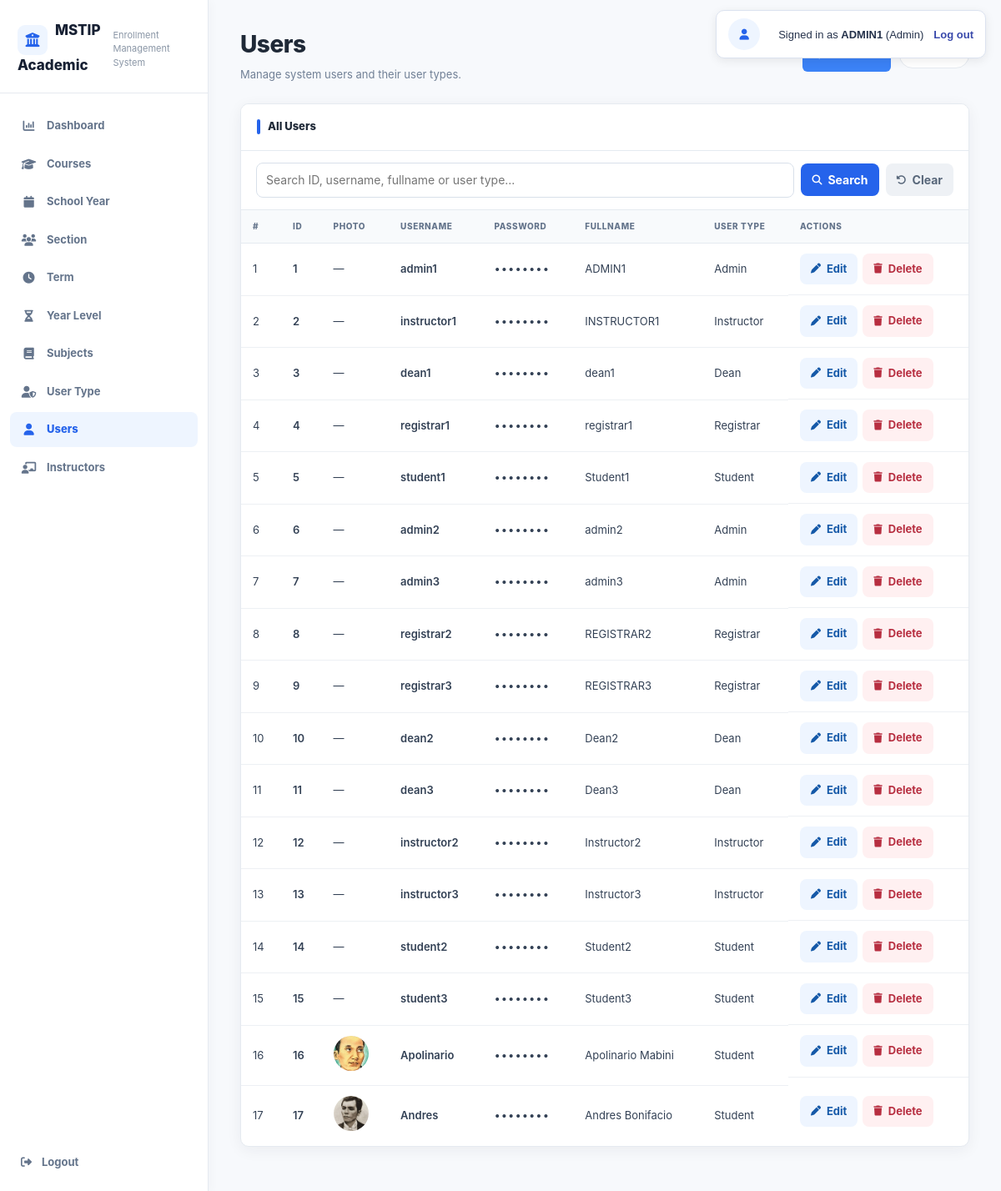
/users.php (signed in), run on the app's committed database.
### tables this page shows
CREATE TABLE `tbl_users` (
  `ID` int(11) NOT NULL,
  `username` varchar(255) NOT NULL,
  `password` varchar(255) NOT NULL,
  `Fullname` varchar(255) NOT NULL,
  `UsertypeID` int(11) DEFAULT NULL,
  `ImagePath` varchar(255) DEFAULT NULL
);

CREATE TABLE `tbl_usertype` (
  `ID` int(11) NOT NULL,
  `Usertype` varchar(255) NOT NULL
);

### auth.php (called while the page is built, shortened)
<?php
$ROLE_ALIASES = [
    'admin' => 'admin',
    'registrar' => 'registrar',
    'dean' => 'dean',
    'program head' => 'dean',
    'instructor' => 'instructor',
    'professor' => 'instructor',
    'student' => 'student',
];
function current_user_role() {
    if (!empty($_SESSION['user_role'])) {
        return strtolower(trim($_SESSION['user_role']));
    }
    return '';
}
function normalize_role($role) {
    global $ROLE_ALIASES;
    $key = strtolower(trim((string)$role));
    return $ROLE_ALIASES[$key] ?? $key;
}
$session_display_name = trim((string)($_SESSION['fullname'] ?? ''));
$session_role = normalize_role(current_user_role());
?>

### users.php (the view, shortened to what this page needs)
<?php
require_once __DIR__ . "/auth.php";
include 'db_connect.php';
$sql = "SELECT
            u.ID,
            u.username,
            u.password,
            u.Fullname,
            u.UsertypeID,
            u.ImagePath,
            t.Usertype
        FROM tbl_users AS u
        LEFT JOIN tbl_usertype AS t
            ON u.UsertypeID = t.ID
        ORDER BY u.ID ASC";
$result = mysqli_query($conn, $sql);
?>
<!DOCTYPE html>
<html lang="en">
<head>
    <link rel="stylesheet" href="app.css">
    <link rel="stylesheet" href="https://cdnjs.cloudflare.com/ajax/libs/font-awesome/6.5.1/css/all.min.css">
</head>
<body>
<?php include __DIR__ . "/session_banner.php"; ?>
<div class="wrapper">
    <aside class="sidebar">
        <div class="logo"><h2>MSTIP Academic</h2><p>Enrollment Management System</p></div>
        <nav class="menu">
            <a href="dashboard.php"><i class="fa-solid fa-chart-column"></i> Dashboard</a>
            <a href="course.php"><i class="fa-solid fa-graduation-cap"></i> Courses</a>
            <a href="schoolyear.php"><i class="fa-solid fa-calendar"></i> School Year</a>
            <a href="section.php"><i class="fa-solid fa-users"></i> Section</a>
            <a href="term.php"><i class="fa-solid fa-clock"></i> Term</a>
            <a href="yearlevel.php"><i class="fa-solid fa-hourglass-half"></i> Year Level</a>
            <a href="subjects.php"><i class="fa-solid fa-book"></i> Subjects</a>
            <a href="usertype.php"><i class="fa-solid fa-user-shield"></i> User Type</a>
            <a href="users.php" class="active"><i class="fa-solid fa-user"></i> Users</a>
            <a href="instructors.php"><i class="fa-solid fa-chalkboard-teacher"></i> Instructors</a>
        </nav>
        <a href="logout.php" class="logout-link"><i class="fa-solid fa-right-from-bracket"></i> Logout</a>
    </aside>
    <main class="main-content">
        <div class="page-header">
            <div><h1>Users</h1><p>Manage system users and their user types.</p></div>
            <div style="display:flex;align-items:center;gap:10px;">
                <a href="users_edit.php" class="add-user-btn"><i class="fa-solid fa-plus"></i> Add User</a>
                <div class="record-count"><?= mysqli_num_rows($result); ?> Records</div>
            </div>
        </div>
        <div class="card table-card">
            <div class="card-header">All Users</div>
            <div class="search-bar">
                <form onsubmit="return filterTable(event);" class="search-form">
                    <input type="text" id="tableSearch" placeholder="Search ID, username, fullname or user type..." autocomplete="off">
                    <button type="submit" class="search-btn"><i class="fa-solid fa-magnifying-glass"></i> Search</button>
                    <button type="button" class="clear-btn" onclick="clearSearch()"><i class="fa-solid fa-rotate-left"></i> Clear</button>
                </form>
            </div>
            <div class="table-container">
                <table>
                    <thead><tr><th>#</th><th>ID</th><th>PHOTO</th><th>USERNAME</th><th>PASSWORD</th><th>FULLNAME</th><th>USER TYPE</th><th>ACTIONS</th></tr></thead>
                    <tbody>
                    <?php if (mysqli_num_rows($result) === 0): ?>
                        <tr><td colspan="7" class="empty-state">No users found. Click <strong>Add User</strong> to create one.</td></tr>
                    <?php else: $count = 1; while ($row = mysqli_fetch_assoc($result)): ?>
                        <tr>
                            <td><?= $count++; ?></td>
                            <td class="user-id"><?= (int)$row['ID']; ?></td>
                            <td><?php if (!empty($row['ImagePath']) && is_file(__DIR__ . '/' . $row['ImagePath'])): ?><img src="<?= htmlspecialchars($row['ImagePath']); ?>" alt="Profile" style="width:42px;height:42px;object-fit:cover;border-radius:50%;"><?php else: ?>—<?php endif; ?></td>
                            <td class="username"><?= htmlspecialchars($row['username']); ?></td>
                            <td class="user-password">••••••••</td>
                            <td class="fullname"><?= htmlspecialchars($row['Fullname']); ?></td>
                            <td><?= htmlspecialchars($row['Usertype'] ?? 'No User Type'); ?></td>
                            <td class="actions">
                                <a href="users_edit.php?id=<?= (int)$row['ID']; ?>" class="edit-btn"><i class="fa-solid fa-pen"></i> Edit</a>
                                <a href="users.php?delete=<?= (int)$row['ID']; ?>" class="delete-btn" onclick="return confirm('Are you sure you want to delete this user?');"><i class="fa-solid fa-trash"></i> Delete</a>
                            </td>
                        </tr>
                    <?php endwhile; endif; ?>
                    </tbody>
                </table>
            </div>
        </div>
    </main>
</div>
</body>
</html>

### session_banner.php (shortened to what this page needs)
<div class="session-user-banner" aria-label="Signed-in user">
    <?php if (!empty($_SESSION['user_image']) && is_file(__DIR__ . '/' . $_SESSION['user_image'])): ?>
        <img src="<?= htmlspecialchars($_SESSION['user_image'], ENT_QUOTES, 'UTF-8') ?>" alt="Profile image" style="width:38px;height:38px;object-fit:cover;border-radius:50%;margin-right:10px;vertical-align:middle;">
    <?php else: ?>
        <span style="display:inline-grid;place-items:center;width:38px;height:38px;border-radius:50%;background:#eef5ff;color:#2563eb;margin-right:10px;"><i class="fa-solid fa-user"></i></span>
    <?php endif; ?>
    <span>
        Signed in as
        <strong><?= htmlspecialchars($session_display_name, ENT_QUOTES, 'UTF-8') ?></strong>
        (<?= htmlspecialchars(ucfirst($session_role), ENT_QUOTES, 'UTF-8') ?>)
    </span>
    <a href="logout.php">Log out</a>
</div>

### data on the page
tbl_users: ID "1", username "admin1", Fullname "ADMIN1", UsertypeID.Usertype "Admin"
tbl_users: ID "2", username "instructor1", Fullname "INSTRUCTOR1", UsertypeID.Usertype "Instructor"
tbl_users: ID "3", username "dean1", Fullname "dean1", UsertypeID.Usertype "Dean"
tbl_users: ID "4", username "registrar1", Fullname "registrar1", UsertypeID.Usertype "Registrar"
tbl_users: ID "5", username "student1", Fullname "Student1", UsertypeID.Usertype "Student"
tbl_users: ID "6", username "admin2", Fullname "admin2", UsertypeID.Usertype "Admin"
tbl_users: ID "7", username "admin3", Fullname "admin3", UsertypeID.Usertype "Admin"
tbl_users: ID "8", username "registrar2", Fullname "REGISTRAR2", UsertypeID.Usertype "Registrar"
tbl_users: ID "9", username "registrar3", Fullname "REGISTRAR3", UsertypeID.Usertype "Registrar"
tbl_users: ID "10", username "dean2", Fullname "Dean2", UsertypeID.Usertype "Dean"
tbl_users: ID "11", username "dean3", Fullname "Dean3", UsertypeID.Usertype "Dean"
tbl_users: ID "12", username "instructor2", Fullname "Instructor2", UsertypeID.Usertype "Instructor"
tbl_users: ID "13", username "instructor3", Fullname "Instructor3", UsertypeID.Usertype "Instructor"
tbl_users: ID "14", username "student2", Fullname "Student2", UsertypeID.Usertype "Student"
tbl_users: ID "15", username "student3", Fullname "Student3", UsertypeID.Usertype "Student"
tbl_users: ID "16", ImagePath (picture), username "Apolinario", Fullname "Apolinario Mabini", UsertypeID.Usertype "Student"
tbl_users: ID "17", ImagePath (picture), username "Andres", Fullname "Andres Bonifacio", UsertypeID.Usertype "Student"

### other printed values
$session_display_name "ADMIN1"
$session_role "Admin"
